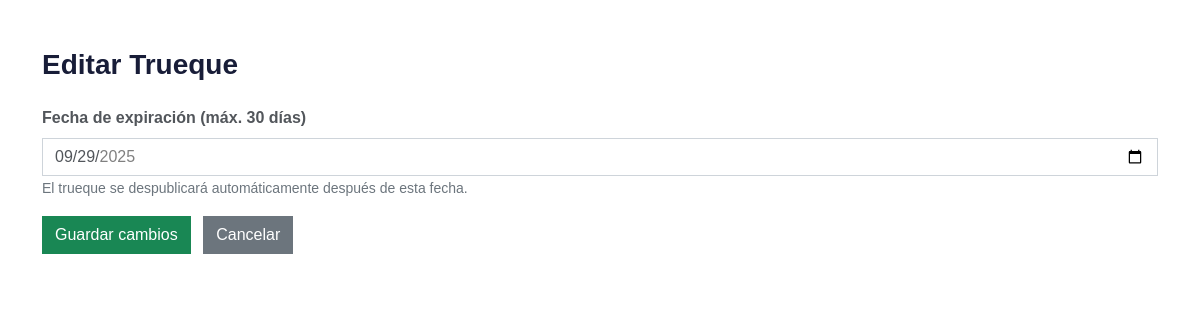
The page /editar_trueque.php?id=19 (signed in) on the database as committed earlier.
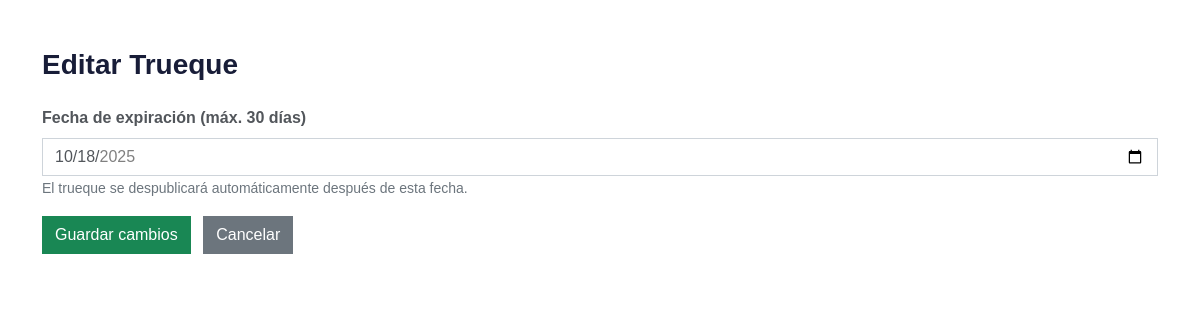
The same page on the database as committed later.
### tables this page shows
CREATE TABLE `trueques` (
  `id` int(11) NOT NULL,
  `numero_documento` varchar(50) NOT NULL,
  `que_ofreces` varchar(255) NOT NULL,
  `que_necesitas` varchar(255) NOT NULL,
  `descripcion` text NOT NULL,
  `barrio` varchar(100) DEFAULT NULL,
  `etiquetas` varchar(255) DEFAULT NULL,
  `estado` varchar(50) DEFAULT 'activo',
  `fecha_publicacion` datetime DEFAULT NULL,
  `categoria` varchar(50) DEFAULT NULL,
  `subcategoria` varchar(100) DEFAULT NULL,
  `fecha_expiracion` date DEFAULT NULL
);

### editar_trueque.php (the view, shortened to what this page needs)
<?php
include("conexion.php");
$numero_documento = $_SESSION['numero_documento'];
$id = intval($_GET['id']);
$is_admin = (isset($_SESSION['rol']) && $_SESSION['rol'] === 'administrador');
if ($is_admin) {
    $sql = "SELECT * FROM trueques WHERE id = ?";
    $stmt = $conn->prepare($sql);
    $stmt->bind_param("i", $id);
} else {
    $sql = "SELECT * FROM trueques WHERE id = ? AND numero_documento = ?";
    $stmt = $conn->prepare($sql);
    $stmt->bind_param("is", $id, $numero_documento);
}
$stmt->execute();
$result = $stmt->get_result();
$trueque = $result->fetch_assoc();
?>
<!DOCTYPE html>
<html lang="es">
<head>
    <link href="css/bootstrap.min.css" rel="stylesheet">
</head>
<body>
<div class="container mt-5">
    <h3 class="mb-4">Editar Trueque</h3>
    <?php if ($is_admin): ?>
        <form method="POST">
            <div class="mb-3">
                <label class="form-label fw-bold">Fecha de expiración (máx. 30 días)</label>
                <input type="date" name="fecha_expiracion" class="form-control"
                    min="<?php echo date('Y-m-d'); ?>"
                    max="<?php echo date('Y-m-d', strtotime('+30 days')); ?>"
                    value="<?php echo !empty($trueque['fecha_expiracion']) ? htmlspecialchars($trueque['fecha_expiracion']) : ''; ?>">
                <small class="text-muted">El trueque se despublicará automáticamente después de esta fecha.</small>
            </div>
            <button type="submit" class="btn btn-success"><i class="fa fa-save"></i> Guardar cambios</button>
            <a href="perfil.php" class="btn btn-secondary ms-2">Cancelar</a>
        </form>
    <?php endif; ?>
</div>
</body>
</html>

Rows that differ between the two databases and show on the page:
changed trueques: fecha_expiracion "09/29/2025" → "10/18/2025"
